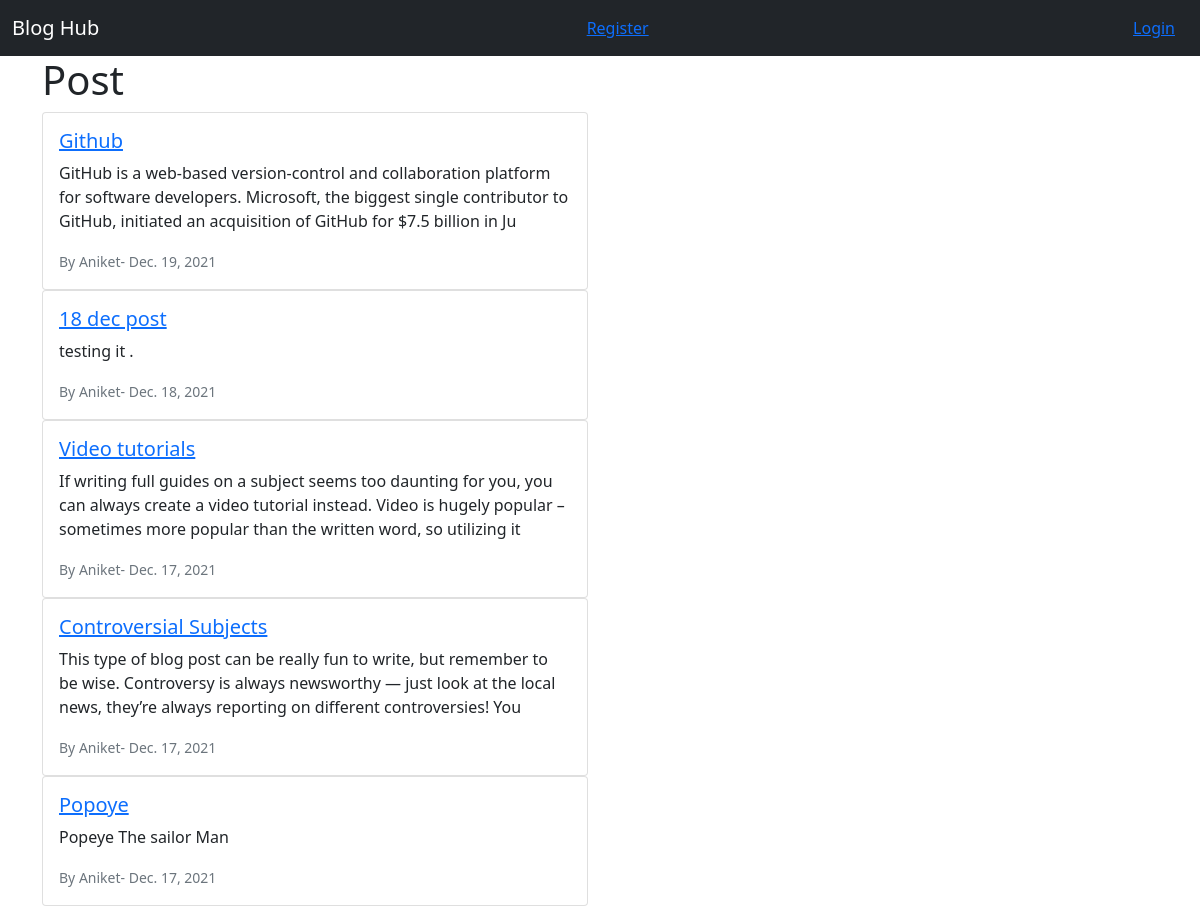
The page / on the database its author committed.
### Theblog/models.py (models this page shows, shortened)
class Post(models.Model):
    title=models.CharField(max_length=255)
    title_tag=models.CharField(max_length=255)#default="blog hub")
    author=models.ForeignKey(User,on_delete=models.CASCADE)
    body=models.TextField()
    post_date= models.DateField(auto_now_add=True)
    category=models.CharField(max_length=255)#default="")
    likes=models.ManyToManyField(User,related_name='blog_posts')

### Theblog/views.py (the view)
# urls.py: path('',HomeView.as_view(), name="home"),
class HomeView(ListView):
    model=Post
    template_name='home.html'
    ordering= ['-post_date']

### Theblog/templates/home.html
{% extends 'base.html' %}
{%block content%}
  <h1> Post </h1>
  {% for post in object_list %}
  <div class="row">
    <div class="col-sm-6">
      <div class="card">
        <div class="card-body">
          <a href="{% url 'article-detail' post.pk %}"><h5 class="card-title">{{post.title}}</h5></a>
          <p class="card-text">{{post.body|slice:":200"|safe}}</p>
          <p class="card-text"><small class="text-muted"> By  {{post.author}}- {{post.post_date}} </small></p>
        </div>
      </div>
    </div>
  </div>
  {%endfor%}
{% endblock %}

### Theblog/templates/base.html (shortened to what this page needs)
<!doctype html>
<html lang="en">
  <head>
    <link href="https://cdn.jsdelivr.net/npm/bootstrap@5.1.3/dist/css/bootstrap.min.css" rel="stylesheet">
  </head>
  <body>
    <nav class="navbar navbar-dark bg-dark">
        <div class="container-fluid">
          <a class="navbar-brand " href="{% url 'home' %}"> Blog Hub</a>
            {% if user.is_authenticated %}
                <a class="btn btn-outline-success " href="{% url 'add_post' %}"> Add Post</a>
                <a class="btn btn-link" href="{% url 'logout' %}"> Logout- {{request.user.username}}</a>
             {%else%}
                <a class="btn btn-link " href="{% url 'register' %}"> Register</a>
                <a class="btn btn-link" href="{% url 'login' %}"> Login</a>
             {%endif%}
        </div>
      </nav>
    <div class="container">
        {% block content %}
        {% endblock %}
    </div>
  </body>
</html>

### rows shown on the page
Post: title "Github", body "GitHub is a web-based version-control and collaboration platform for software developers. Microsoft, the biggest single contributor to GitHub, initiated an acquisition of GitHub for $7.5 billion in Ju", author "Aniket", post_date "Dec. 19, 2021"
Post: title "18 dec post", body "testing it .", author "Aniket", post_date "Dec. 18, 2021"
Post: title "Video tutorials", body "If writing full guides on a subject seems too daunting for you, you can always create a video tutorial instead. Video is hugely popular – sometimes more popular than the written word, so utilizing it", author "Aniket", post_date "Dec. 17, 2021"
Post: title "Controversial Subjects", body "This type of blog post can be really fun to write, but remember to be wise. Controversy is always newsworthy — just look at the local news, they’re always reporting on different controversies! You", author "Aniket", post_date "Dec. 17, 2021"
Post: title "Popoye", body "Popeye The sailor Man", author "Aniket", post_date "Dec. 17, 2021"
